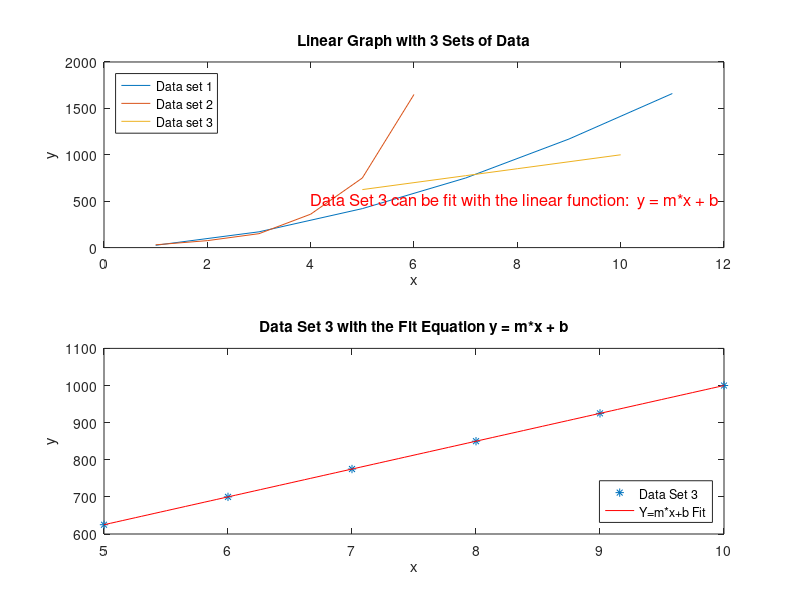
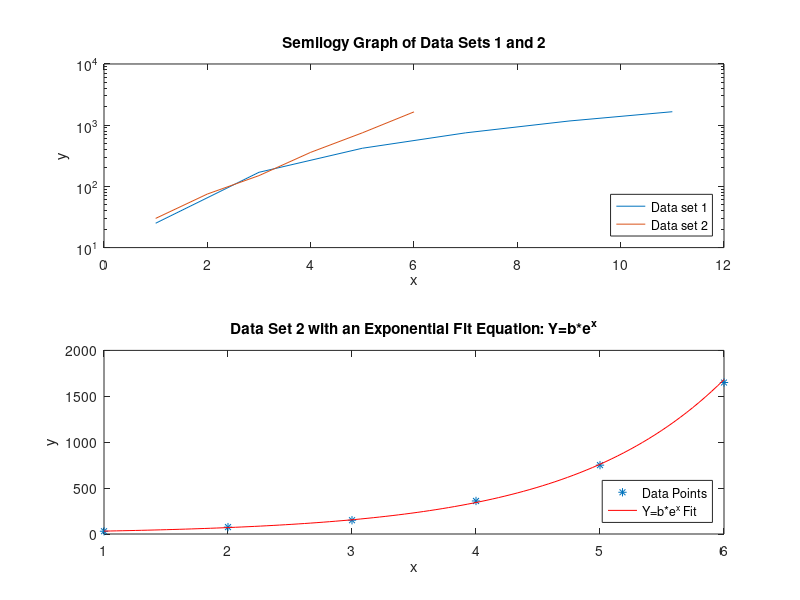
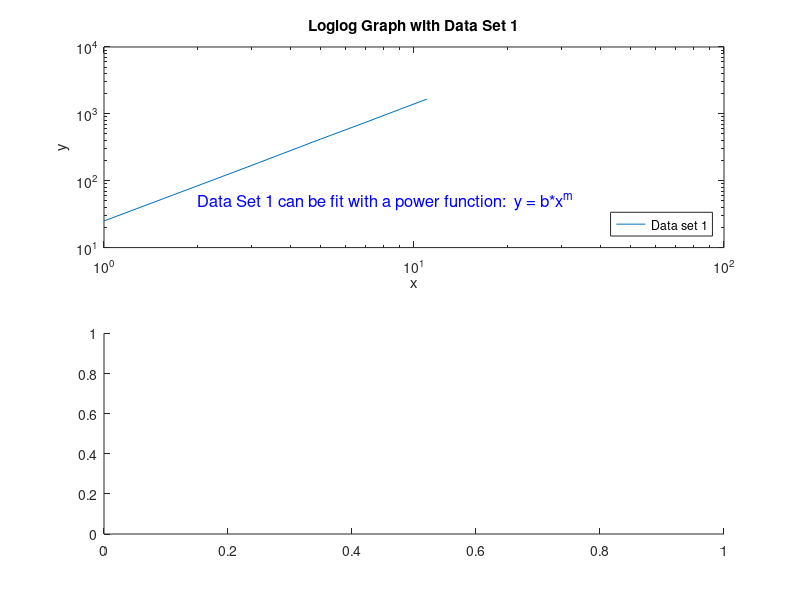

The MATLAB source for these figures, in order: (Note: this script raises an error after producing the figures.)
%Clear the command window and all variables
clear %Clear the workspace variables
clc %Clear the command window contents
format default %Set the default format

%Output of the title and author to the command window
tutorial_name = "Tutorial_07_5";
name = "Andy Pacher";
assisted_by = "Nobody";
fprintf("Output for %s written by %s, with assistance from %s. \n\n", tutorial_name, name, assisted_by)

% Data set 1
x1=1:2:12;
y1=[25 170 420 750 1170 1660];

% Data set 2
x2=1:6;
y2=[30 75 150 360 750 1650];

% Data set 3
x3=5:1:10;
y3=[625 700 775 850 925 1000];

% Open figure 1 and create a subplot of two plots, one on top of the other.
% Activate the first plot
figure(1)
subplot(2,1,1)

% plot all three data sets on one graph using the default settings.
plot(x1,y1,x2,y2,x3,y3)

% Add a title "Linear Graph with 3 Sets of Data"
title('Linear Graph with 3 Sets of Data')

% Add axis labels, text, and legend.
xlabel('x');
ylabel('y');

% Add axis labels and text
text(4,500,'Data Set 3 can be fit with the linear function:  y = m*x + b',...
           'color','r','fontsize',12) 
% Add a legend, we can specify the location using polar coordinates
legend('Data set 1', 'Data set 2','Data set 3','Location','northwest')

% Notice that data set 3 is a straight line on the linear (default) graph.
% Data set 3 therefore has a functional form of y=m*x+b (linear).
% We can fit a polynomial of order 1 to this data set
linearCoeff=polyfit(x3,y3,1); % Two coefficients are produced 
m=linearCoeff(1);
b=linearCoeff(2);

% Calculate the best fit values using a linear model (y=mx+b)
xp3=linspace(5,10,100); % 100 linearly spaced values between 5 and 10
yp3=m*xp3+b;  % alternately we could use yp3=polyval(LinearCoeff,x3)

% Activate the second plot in the subplot set for this figure
subplot(2,1,2)

% Plot the data with asterisks (*) and the best fit function with a red line
plot(x3,y3,'*',xp3,yp3,'r');
% Add a title, axis labels and legend.
title('Data Set 3 with the Fit Equation y = m*x + b')
xlabel('x')
ylabel('y')
legend('Data Set 3','Y=m*x+b Fit','Location','southeast')



% Open figure 2 and create a subplot of two plots, one on top of the other.
% Activate the first plot
figure(2)
subplot(2,1,1)

% Create a semilogy graph with x1,y1 and x2,y2.
semilogy(x1,y1,x2,y2)

% Add title, axis labels, text, and legend
title('Semilogy Graph of Data Sets 1 and 2')
xlabel('x')
ylabel('y')
text(10E3,3,'Data Set 2 can be fit with an exponential function:  y = b*e^m',...
           'color','r','fontsize',12) 
legend('Data set 1', 'Data set 2','Location','southeast')

expCoeff=polyfit(x2,log(y2),1); % Two coefficients are produced 
m=expCoeff(1);
logb=expCoeff(2);
b=exp(logb);

% Calculate the best fit values using a linear model (y=mx+b)
xp2=linspace(1,6,100); % 100 values between 1 and 6
yp2=b*exp(m*xp2);  % find the fit values

% Activate the second plot in this Figure's subplot
subplot(2,1,2)

% Plot the data with asterisks (*) and the best fit function with a red line
plot(x2,y2,'*',xp2,yp2,'r');

% add a title, axis labels, and legend
title('Data Set 2 with an Exponential Fit Equation: Y=b*e^x')
xlabel('x')
ylabel('y')
legend('Data Points','Y=b*e^x Fit','Location','southeast')


% Open figure 3 and create a subplot of two plots, one on top of the other.
figure(3)
subplot(2,1,1)

% Plot the x1,y1 dataset on a loglog plot.
loglog(x1,y1)

% add a title, axis labels, text, and legend.
title('Loglog Graph with Data Set 1')
xlabel('x')
ylabel('y')
text(2,50,'Data Set 1 can be fit with a power function:  y = b*x^m',...
           'color','b','fontsize',12) 
legend('Data set 1','Location','southeast')

powerCoeff=polyfit(log(x1),log(y1),1); % Two coefficients are produced 
m=powerCoeff(1);
logb=powerCoeff(2);
b=exp(logb);

% Calculate the best fit values using a linear model (y=mx+b)
xp1=linspace(1,12,100); % 100 values between 1 and 12
yp1=b*xp1.^m;  % find the fit values
% Plot data set 1 and the power funtion fit on a linear graph
%??? it plots itself?
% Activate the second plot in this Figure's subplot
subplot(2,1,2)
legend('Data Paints', 'Y=b*e^x fit', 'Location','southeast')

% Plot the data with asterisks (*) and the best fit funtion with a red line
plot(x1, y1, '*', xp1, yp1, 'r')

% add a title, axis labels, and legend
title('Data Set 1 with a Power Fit Equation: Y=b*x.^m')
xlabel('x')
ylabel('y')
legend('Data Points','Y=b*e^x Fit','Location','southeast')

%end tutorial